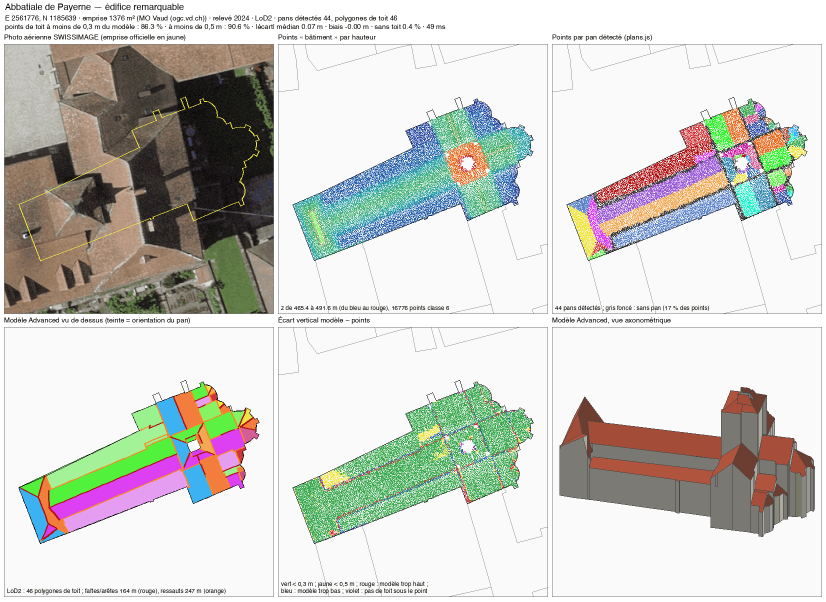
#> input picture outils/reconstruction/evaluation/abbatiale-payerne.png, 1652 x 1204 px (shown at 1/2 size)
$ python -i publier_photos.py   (imports and definitions only)
#> lines starting #> are read from the running program, lines starting #| are printed output that depends on the picture
#!/usr/bin/env python3
"""Publie les photos des ponts faits main pour le panneau d'administration (src/admin.js, outil « Ponts »).

Copie depuis ~/Downloads/ombres-suisse-donnees (hors dépôt), en les réduisant (<= 1200 px de large, JPEG qualité 80 ; vues secondaires 1000 px, qualité 72 ;
sans aucune métadonnée : ni EXIF, ni géolocalisation), dans public/ponts/photos/<id>/ :
  - photo.jpg            la photo principale (champ `photo` du JSON du pont, sinon photo.jpg du dossier)
  - vue-1.jpg … vue-4.jpg les autres vues téléchargées (Commons, Flickr…) ; à défaut une orthophoto
  - superposition*.jpg   la photo avec le rendu calé par-dessus (ponts-comparaisons/<id>.jpg, <id>-*.jpg)
  - verification.jpg     la vérification au nuage de points (ponts-verif/<id>.png)
et écrit public/ponts/photos/index.json : { "<id>": { "ville": …, "fichiers": [{ fichier, role, credit }] } }.
`credit` = { auteur, licence, page } quand il est connu (photo principale, ou fichier Commons cité dans `sources`),
sinon null (le panneau affiche « source à préciser »).

    python3 outils/ponts/publier_photos.py [--donnees ~/Downloads/ombres-suisse-donnees]
"""
import argparse, hashlib, json, os, re, shutil, sys, unicodedata
from urllib.parse import unquote
from PIL import Image, ImageOps

RACINE = os.path.dirname(os.path.dirname(os.path.dirname(os.path.abspath(__file__))))
PONTS = os.path.join(RACINE, "public", "ponts")
SORTIE = os.path.join(PONTS, "photos")
MAX_VUES = 4
# largeur maximale et qualité JPEG par rôle : les vues secondaires un peu plus petites (poids du dépôt)
REGLAGE = {"photo": (1200, 80), "superposition": (1200, 80), "verification": (1200, 80), "vue": (1000, 72), "ortho": (1000, 72)}
# fichiers de travail qui ne sont pas des photos (rendus, découpes, grilles, caméras…)
PAS_PHOTO = re.compile(r"^(modele|rendu|render|montage|crop|zoom|grid|cam|cz_|calage|superpos|verif|test|essai|elev|z\d)", re.I)
ORTHO = re.compile(r"^ortho", re.I)
CREDIT_ORTHO = {"auteur": "swisstopo", "licence": "Données ouvertes (OGD) — SWISSIMAGE", "page": "https://www.swisstopo.admin.ch/fr/orthophotos-swissimage-10-cm"}


# [4 lines left out: function norm, not called in this run]


def empreinte(chemin):
    with open(chemin, "rb") as f:
        return hashlib.md5(f.read()).hexdigest()


def reduire(src, dst, largeur=1200, qualite=80):
    """Copie réduite, sans métadonnées (l'image est recréée pixel par pixel : rien de l'EXIF ne passe)."""
#> called with dst = 'out.png', largeur = 1200, qualite = 80
    with Image.open(src) as im:
#> im is the input picture: PIL image 1652x1204 P; mean R, G, B 206.9, 207.2, 202
        im = ImageOps.exif_transpose(im)
        if im.mode in ("RGBA", "LA", "P"):
            im = im.convert("RGBA")
#> im: PIL image 1652x1204 RGBA
            fond = Image.new("RGB", im.size, (255, 255, 255))
#> fond: PIL image 1652x1204 RGB; every value is 255
            fond.paste(im, mask=im.split()[-1])
            im = fond
        else:
            im = im.convert("RGB")
        if im.width > largeur:
            im = im.resize((largeur, round(im.height * largeur / im.width)), Image.LANCZOS)
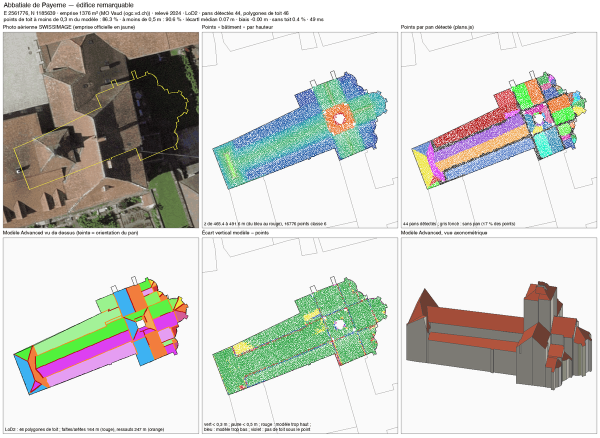
#> im: PIL image 1200x875 RGB (shown at 1/2 size); mean R, G, B 206.5, 206.9, 201.6
        propre = Image.new("RGB", im.size)
#> propre: PIL image 1200x875 RGB; every value is 0
        propre.paste(im)
        propre.save(dst, "JPEG", quality=qualite, optimize=True, progressive=True)
    return os.path.getsize(dst)


# [110 lines left out: functions ville, credits_sources, main, not called in this run]


# [2 lines not run here, left out]

>>> result = reduire('../reconstruction/evaluation/abbatiale-payerne.png', 'out.png')

$ run again, on outils/reconstruction/evaluation/appenzell.png
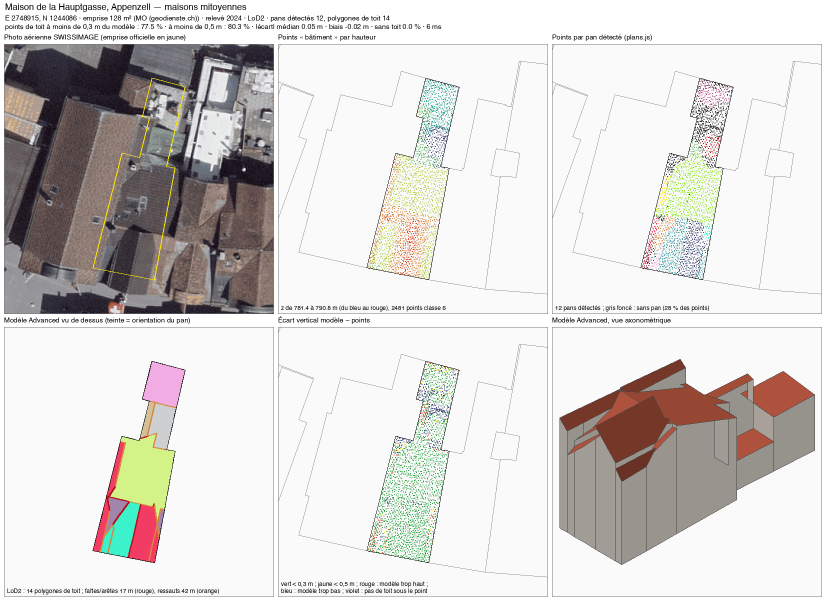
#> input picture outils/reconstruction/evaluation/appenzell.png, 1652 x 1204 px (shown at 1/2 size)
#> in reduire, im is the input picture: PIL image 1652x1204 P; mean R, G, B 216.8, 214, 212.1
#> fond: PIL image 1652x1204 RGB; every value is 255
#> in reduire, `im = im.resize((largeur, round(im.height * largeur / im.width)), Image..`:
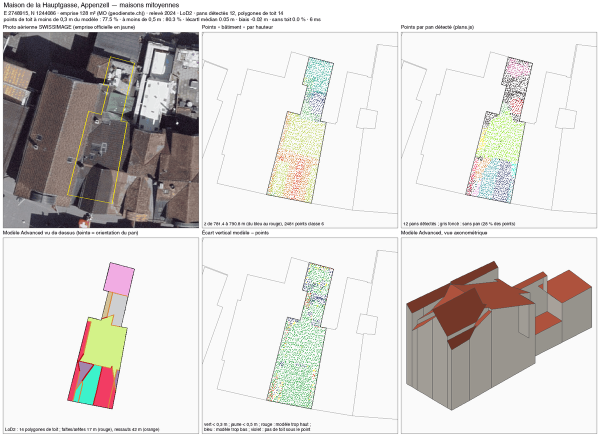
#> im: PIL image 1200x875 RGB (shown at 1/2 size); mean R, G, B 216.4, 213.7, 211.6
#> propre: PIL image 1200x875 RGB; every value is 0

$ run again, on outils/reconstruction/evaluation/beau-rivage.png
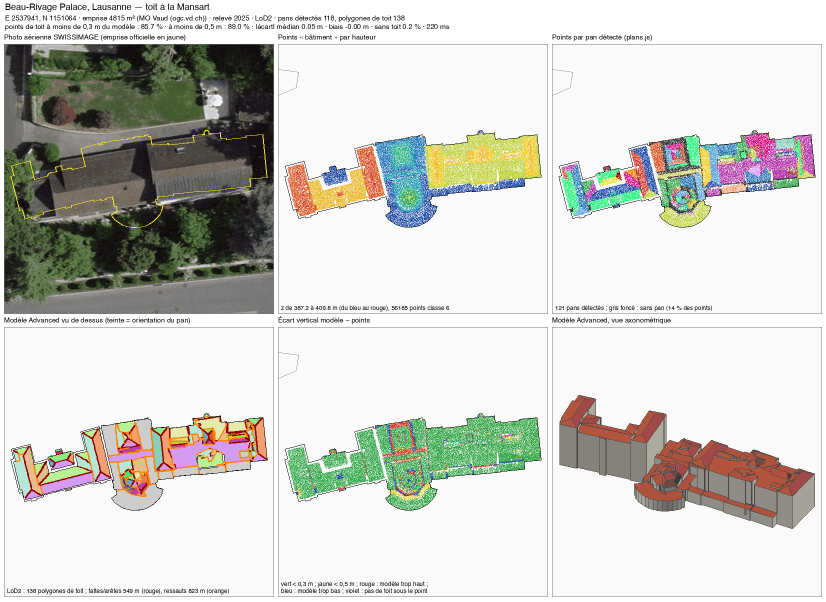
#> input picture outils/reconstruction/evaluation/beau-rivage.png, 1652 x 1204 px (shown at 1/2 size)
#> in reduire, im is the input picture: PIL image 1652x1204 P; mean R, G, B 209.4, 209.6, 204
#> fond: PIL image 1652x1204 RGB; every value is 255
#> in reduire, `im = im.resize((largeur, round(im.height * largeur / im.width)), Image..`:
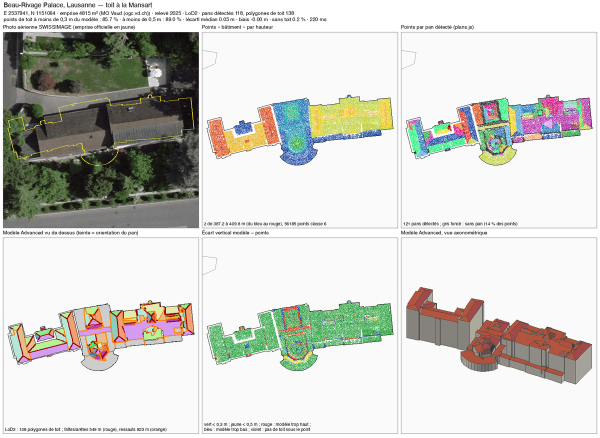
#> im: PIL image 1200x875 RGB (shown at 1/2 size); mean R, G, B 209.1, 209.3, 203.8
#> propre: PIL image 1200x875 RGB; every value is 0
